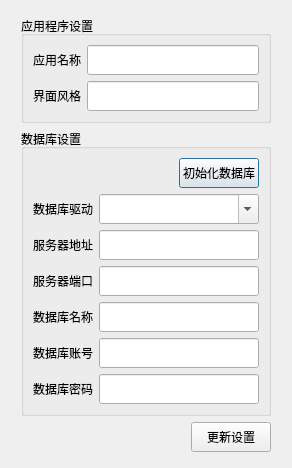
<?xml version="1.0" encoding="UTF-8"?>
<ui version="4.0">
 <class>ConfigDialog</class>
 <widget class="QDialog" name="ConfigDialog">
  <property name="geometry">
   <rect>
    <x>0</x>
    <y>0</y>
    <width>292</width>
    <height>468</height>
   </rect>
  </property>
  <property name="windowTitle">
   <string>设置</string>
  </property>
  <layout class="QGridLayout" name="gridLayout_4">
   <item row="0" column="1">
    <spacer name="verticalSpacer">
     <property name="orientation">
      <enum>Qt::Vertical</enum>
     </property>
     <property name="sizeHint" stdset="0">
      <size>
       <width>20</width>
       <height>6</height>
      </size>
     </property>
    </spacer>
   </item>
   <item row="1" column="0">
    <spacer name="horizontalSpacer_3">
     <property name="orientation">
      <enum>Qt::Horizontal</enum>
     </property>
     <property name="sizeHint" stdset="0">
      <size>
       <width>4</width>
       <height>20</height>
      </size>
     </property>
    </spacer>
   </item>
   <item row="1" column="1">
    <layout class="QGridLayout" name="gridLayout_3">
     <item row="0" column="0" colspan="2">
      <widget class="QGroupBox" name="groupBox">
       <property name="title">
        <string>应用程序设置</string>
       </property>
       <layout class="QGridLayout" name="gridLayout">
        <item row="0" column="0">
         <widget class="QLabel" name="label_3">
          <property name="text">
           <string>应用名称</string>
          </property>
         </widget>
        </item>
        <item row="0" column="1">
         <widget class="QLineEdit" name="lineEditAppName">
          <property name="minimumSize">
           <size>
            <width>160</width>
            <height>30</height>
           </size>
          </property>
         </widget>
        </item>
        <item row="1" column="0">
         <widget class="QLabel" name="label_7">
          <property name="text">
           <string>界面风格</string>
          </property>
         </widget>
        </item>
        <item row="1" column="1">
         <widget class="QLineEdit" name="lineEditStyle">
          <property name="minimumSize">
           <size>
            <width>160</width>
            <height>30</height>
           </size>
          </property>
         </widget>
        </item>
       </layout>
      </widget>
     </item>
     <item row="1" column="0" colspan="2">
      <widget class="QGroupBox" name="groupBox_2">
       <property name="title">
        <string>数据库设置</string>
       </property>
       <layout class="QGridLayout" name="gridLayout_2">
        <item row="0" column="2">
         <widget class="QPushButton" name="pushButtonInitDatabase">
          <property name="minimumSize">
           <size>
            <width>80</width>
            <height>30</height>
           </size>
          </property>
          <property name="text">
           <string>初始化数据库</string>
          </property>
         </widget>
        </item>
        <item row="5" column="1" colspan="2">
         <widget class="QLineEdit" name="lineEditDBName">
          <property name="minimumSize">
           <size>
            <width>160</width>
            <height>30</height>
           </size>
          </property>
         </widget>
        </item>
        <item row="0" column="0" colspan="2">
         <spacer name="horizontalSpacer">
          <property name="orientation">
           <enum>Qt::Horizontal</enum>
          </property>
          <property name="sizeHint" stdset="0">
           <size>
            <width>118</width>
            <height>20</height>
           </size>
          </property>
         </spacer>
        </item>
        <item row="6" column="1" colspan="2">
         <widget class="QLineEdit" name="lineEditDBUserID">
          <property name="minimumSize">
           <size>
            <width>160</width>
            <height>30</height>
           </size>
          </property>
         </widget>
        </item>
        <item row="5" column="0">
         <widget class="QLabel" name="label_8">
          <property name="text">
           <string>数据库名称</string>
          </property>
         </widget>
        </item>
        <item row="6" column="0">
         <widget class="QLabel" name="label_5">
          <property name="text">
           <string>数据库账号</string>
          </property>
         </widget>
        </item>
        <item row="7" column="1" colspan="2">
         <widget class="QLineEdit" name="lineEditDBUserPassword">
          <property name="minimumSize">
           <size>
            <width>160</width>
            <height>30</height>
           </size>
          </property>
          <property name="echoMode">
           <enum>QLineEdit::Password</enum>
          </property>
         </widget>
        </item>
        <item row="3" column="0">
         <widget class="QLabel" name="label">
          <property name="text">
           <string>服务器地址</string>
          </property>
         </widget>
        </item>
        <item row="3" column="1" colspan="2">
         <widget class="QLineEdit" name="lineEditIP">
          <property name="minimumSize">
           <size>
            <width>160</width>
            <height>30</height>
           </size>
          </property>
         </widget>
        </item>
        <item row="4" column="0">
         <widget class="QLabel" name="label_2">
          <property name="text">
           <string>服务器端口</string>
          </property>
         </widget>
        </item>
        <item row="4" column="1" colspan="2">
         <widget class="QLineEdit" name="lineEditPort">
          <property name="minimumSize">
           <size>
            <width>160</width>
            <height>30</height>
           </size>
          </property>
         </widget>
        </item>
        <item row="7" column="0">
         <widget class="QLabel" name="label_6">
          <property name="text">
           <string>数据库密码</string>
          </property>
         </widget>
        </item>
        <item row="1" column="0">
         <widget class="QLabel" name="label_4">
          <property name="text">
           <string>数据库驱动</string>
          </property>
         </widget>
        </item>
        <item row="1" column="1" colspan="2">
         <widget class="QComboBox" name="comboBoxDBDriver">
          <property name="minimumSize">
           <size>
            <width>0</width>
            <height>30</height>
           </size>
          </property>
          <property name="editable">
           <bool>true</bool>
          </property>
         </widget>
        </item>
       </layout>
      </widget>
     </item>
     <item row="2" column="0">
      <spacer name="horizontalSpacer_2">
       <property name="orientation">
        <enum>Qt::Horizontal</enum>
       </property>
       <property name="sizeHint" stdset="0">
        <size>
         <width>148</width>
         <height>20</height>
        </size>
       </property>
      </spacer>
     </item>
     <item row="2" column="1">
      <widget class="QPushButton" name="pushButton">
       <property name="minimumSize">
        <size>
         <width>80</width>
         <height>30</height>
        </size>
       </property>
       <property name="text">
        <string>更新设置</string>
       </property>
      </widget>
     </item>
    </layout>
   </item>
   <item row="1" column="2">
    <spacer name="horizontalSpacer_4">
     <property name="orientation">
      <enum>Qt::Horizontal</enum>
     </property>
     <property name="sizeHint" stdset="0">
      <size>
       <width>4</width>
       <height>20</height>
      </size>
     </property>
    </spacer>
   </item>
   <item row="2" column="1">
    <spacer name="verticalSpacer_2">
     <property name="orientation">
      <enum>Qt::Vertical</enum>
     </property>
     <property name="sizeHint" stdset="0">
      <size>
       <width>20</width>
       <height>6</height>
      </size>
     </property>
    </spacer>
   </item>
  </layout>
 </widget>
 <tabstops>
  <tabstop>lineEditAppName</tabstop>
  <tabstop>lineEditStyle</tabstop>
  <tabstop>pushButtonInitDatabase</tabstop>
  <tabstop>comboBoxDBDriver</tabstop>
  <tabstop>lineEditIP</tabstop>
  <tabstop>lineEditPort</tabstop>
  <tabstop>lineEditDBName</tabstop>
  <tabstop>lineEditDBUserID</tabstop>
  <tabstop>lineEditDBUserPassword</tabstop>
  <tabstop>pushButton</tabstop>
 </tabstops>
 <resources/>
 <connections/>
</ui>
